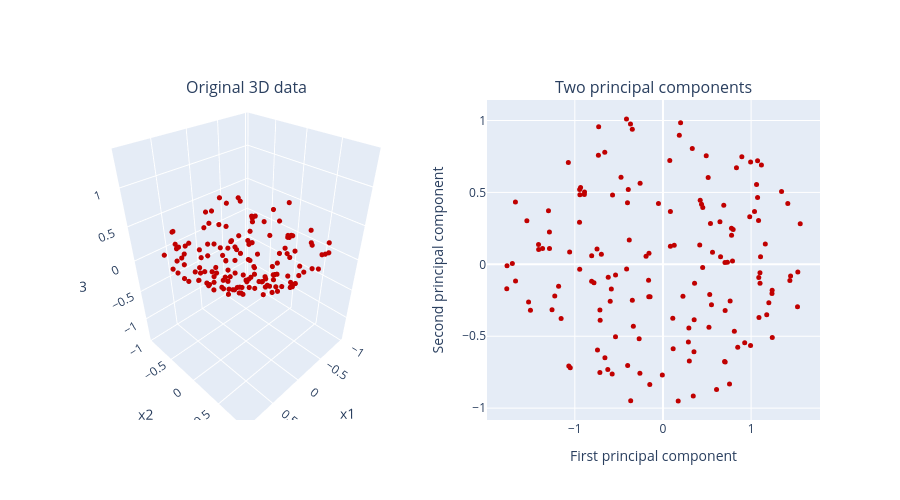

Write notebook code for a chart like this one.
### Code cell
deb = plot_3d_2d_graphs(X)

### Figure 1 — Plotly figure (JSON) as saved in the notebook; plotly's stock layout.template omitted (floating-point values rounded to 4 significant figures; data arrays with more than 128 entries replaced by an {"elided": "..."} marker saying what was removed)
{"data": [{"marker": {"color": "#C00000", "size": 3}, "mode": "markers", "name": "3D data", "scene": "scene", "type": "scatter3d", "x": {"elided": "150 float values"}, "y": {"elided": "150 float values"}, "z": {"elided": "150 float values"}}, {"marker": {"color": "#C00000", "size": 5}, "mode": "markers", "name": "PCA", "type": "scatter", "x": {"elided": "150 float values"}, "xaxis": "x", "y": {"elided": "150 float values"}, "yaxis": "y"}], "layout": {"annotations": [{"font": {"size": 16}, "showarrow": false, "text": "Original 3D data", "x": 0.225, "xanchor": "center", "xref": "paper", "y": 1, "yanchor": "bottom", "yref": "paper"}, {"font": {"size": 16}, "showarrow": false, "text": "Two principal components", "x": 0.775, "xanchor": "center", "xref": "paper", "y": 1, "yanchor": "bottom", "yref": "paper"}], "height": 500, "scene": {"domain": {"x": [0, 0.45], "y": [0, 1]}, "xaxis": {"title": {"text": "x1"}}, "yaxis": {"title": {"text": "x2"}}, "zaxis": {"title": {"text": "x3"}}}, "showlegend": false, "xaxis": {"anchor": "y", "domain": [0.55, 1], "title": {"text": "First principal component"}}, "yaxis": {"anchor": "x", "domain": [0, 1], "title": {"text": "Second principal component"}}}}
